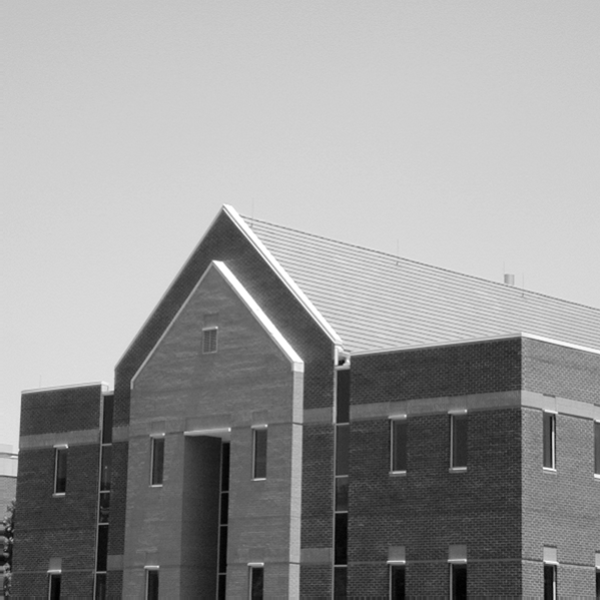
#> input picture Data/Maison.tif, 600 x 600 px, found by its file name
$ jupyter execute 'Leçon_4_Demo_conv.ipynb'   (shell and % lines are left out)
#> lines starting #> are read from the running program, lines starting #| are printed output that depends on the picture; after the words box and inside, x2 and y2 are one past the last pixel; in counts of white or black regions, pixels touching at a corner belong together
<a target="_blank" href="https://colab.research.google.com/github/evaalonsoortiz/ELE8812-demos/blob/main/Demos/Lesson%204/Le%C3%A7on_4_Demo_conv.ipynb">

</a>

# ELE8812 - Traitement fréquentiel

## Démo :  Mise en oeuvre de la convolution dans le domaine frequentiel

### Référence : DIP 4e édition, Chapitre 4, « FREQUENCY DOMAIN FILTERING FUNDAMENTALS » p.261

Dans ce démo, une image sera filtrée avec un filtre Sobel (voir le démo Leçon_7_sobel.ipynb) appliqué dans le domaine spatial et spectral. Un bourrage de zéros sera effectué pour éviter l’effet de *wrapping* aux bords de l’image. Deux façons de recaler le résultat de la convolution dans le domaine spatial (attribut `mode` de la fonction `scipy.signal.convolve2d`)  seront présentées avec leur équivalent lorsque le filtre est appliqué dans le domaine spectral. Le 2e exemple permettra d’illustrer l’effet du bourrage de zéros lors du filtrage dans le domaine fréquentiel.

[cell 1]
import numpy as np
import matplotlib.pyplot as plt
import scipy.io
from scipy import signal

from ipywidgets import interact, interactive, fixed, interact_manual
import ipywidgets as widgets

# Option d'affichage
plt.rcParams['figure.figsize'] = (25,6)
plt.rcParams['axes.linewidth'] = 3
plt.rcParams['axes.titlesize'] = 15
plt.rcParams['axes.titlepad'] = 15
plt.rcParams['xtick.labelsize'] = 12
plt.rcParams['ytick.labelsize'] = 12

## Convolution dans le domaine spatial et son équivalent dans le domaine spectral

[cell 2]
# Charger image
A = plt.imread('Repo/Data/Maison.tif');
#> A is the input picture: shape (600, 600); min 0, max 255, mean 152.8
plt.imshow(A, cmap='gray'); plt.title('Image Originale'); plt.axis('off'); plt.show();

### Convolution dans le domaine spatial avec `mode = 'same'`

La fonction `scipy.signal.convolve2d` utilisée avec les paramètres `boundary= ‘fill’, fillvalue=0` ajoute des zéros en bordure de l’image pour passer d’une taille de (M, N) à une taille de (M+2, N+2) avant d’effectuer la convolution. Le paramètre `mode` contrôle la taille de l’image de sortie. Avec `mode = ‘same’`, l’image de sortie est centrée pour obtenir la même taille que l’image d’entrée (M, N). Ainsi pour obtenir l’équivalent de ce traitement dans le domaine fréquentiel il faut :  effectuer une transformée de Fourier (TF) avec (M+2, N+2) échantillons pour obtenir la représentation spectrale de l’image et du filtre, les multiplier, effectuer la TF inverse du résultat, et conserver une région de taille (M,N) **centrée** du résultat (`Bf = Bf[1:M+1, 1:N+1]`). Ceci entraîne un résultat équivalent au filtrage dans le domaine spatial avec les paramètres choisis comme le montre la différence très faible obtenue à l’exemple 1. Si une région de taille (M, N) **non-centrée** est retenue (`Bf = Bf[:M,:N]`), on observe un décalage par rapport au résultat du filtrage dans le domaine spatial comme montré à l’exemple 2.

#### Exemple 1

[cell 3]
# Matrice de convolution
h = np.array([[-1,0,1],[-2,0,2],[-1,0,1]])

# Convolution domaine spatial
Br = signal.convolve2d(A, h, mode='same', boundary='fill', fillvalue=0)
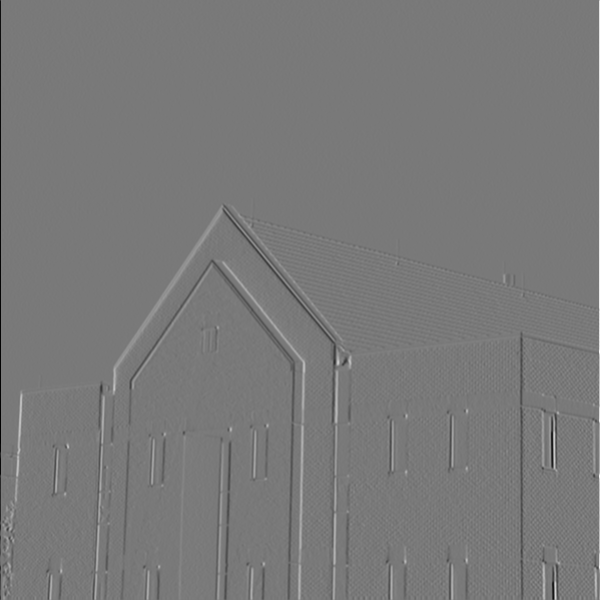
#> Br: shape (600, 600) int64; min -897, max 987, mean 0.1; drawn with min black and max white

# Convolution domaine fréquentiel
M,N = A.shape
#> M = 600; N = 600
AA = np.fft.fft2(A, (M+2, N+2))
H = np.fft.fft2(h, (M+2, N+2))

Bf = np.real(np.fft.ifft2(AA*H))
Bf = Bf[1:M+1, 1:N+1]
#> Bf: shape (600, 600) float64

plt.subplot(131);
plt.imshow(Br,cmap='gray'); plt.title('Convolution dans le domaine spatial'); plt.colorbar(); plt.axis('off');
plt.subplot(132);
plt.imshow(Bf,cmap='gray'); plt.title('Convolution dans le domaine spectral (1)'); plt.colorbar(); plt.axis('off');
plt.subplot(133);
plt.imshow(Bf-Br,cmap='gray'); plt.title('Différence entre les deux traitements (1)'); plt.colorbar(); plt.axis('off'); plt.show()
#> after `plt.imshow(Bf - Br, cmap='gray')`:
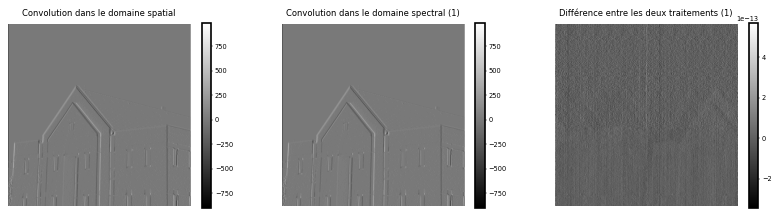
#> figure drawn by matplotlib, 6 panels
print('Dimensions de l\'image de sortie:', Br.shape)
#| Dimensions de l'image de sortie: (600, 600)

#### Exemple 2

[cell 4]
# Convolution domaine spatial
Br = signal.convolve2d(A, h, mode='same', boundary='fill', fillvalue=0)

# Convolution domaine fréquentiel
Bf = np.real(np.fft.ifft2(AA*H))
Bf = Bf[:M,:N]
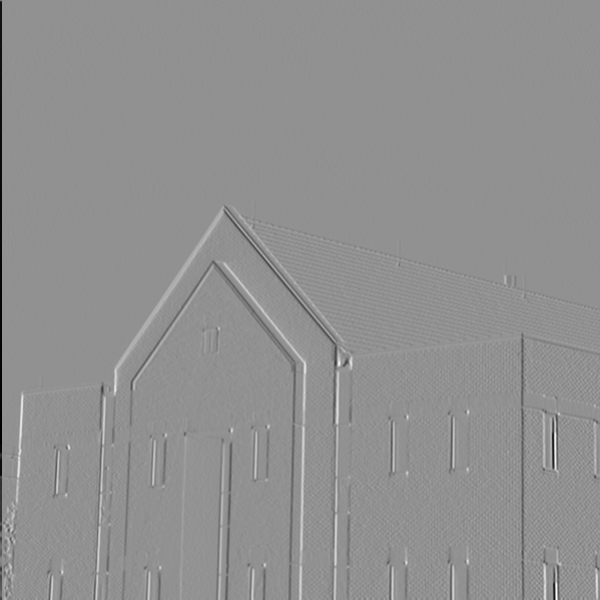
#> Bf: shape (600, 600) float64; min -897, max 677, mean -2.3; drawn with min black and max white

plt.subplot(131);
plt.imshow(Br,cmap='gray'); plt.title('Convolution dans le domaine spatial'); plt.colorbar(); plt.axis('off');
plt.subplot(132);
plt.imshow(Bf,cmap='gray'); plt.title('Convolution dans le domaine spectral (2)'); plt.colorbar(); plt.axis('off');
# Différence
plt.subplot(133);
plt.imshow(Bf-Br,cmap='gray'); plt.title('Différence entre les deux traitements (2)'); plt.colorbar(); plt.axis('off'); plt.show()
#> after `plt.imshow(Bf - Br, cmap='gray')`:
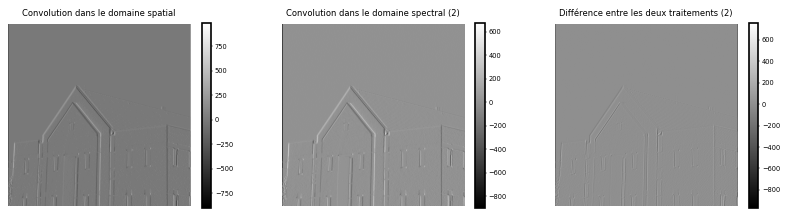
#> figure drawn by matplotlib, 6 panels

print('Dimensions de l\'image de sortie:', Br.shape)
#| Dimensions de l'image de sortie: (600, 600)

## Convolution et prolongement

Dans cet exemple, un filtre de *smoothing* est appliqué dans le domaine spectral sur une image. Sans prolongement par des 0, on peut voir l’effet de *wrapping* aux bords supérieur et gauche de l’image filtrée (l’équivalent de la multiplication dans le domaine fréquentiel et une convolution circulaire dans le domaine spatial). En prolongeant l’image par des 0 et en centrant le résultat du filtrage on obtient une image de même taille que l’image originale sans effet de *wrapping*. Une bordure noire est introduite en périphérie de l’image mais cette bordure est moins importante sur l’image centrée que celle non centrée.

[cell 5]
# Charger image
A = plt.imread('Repo/Data/Carre.tif');
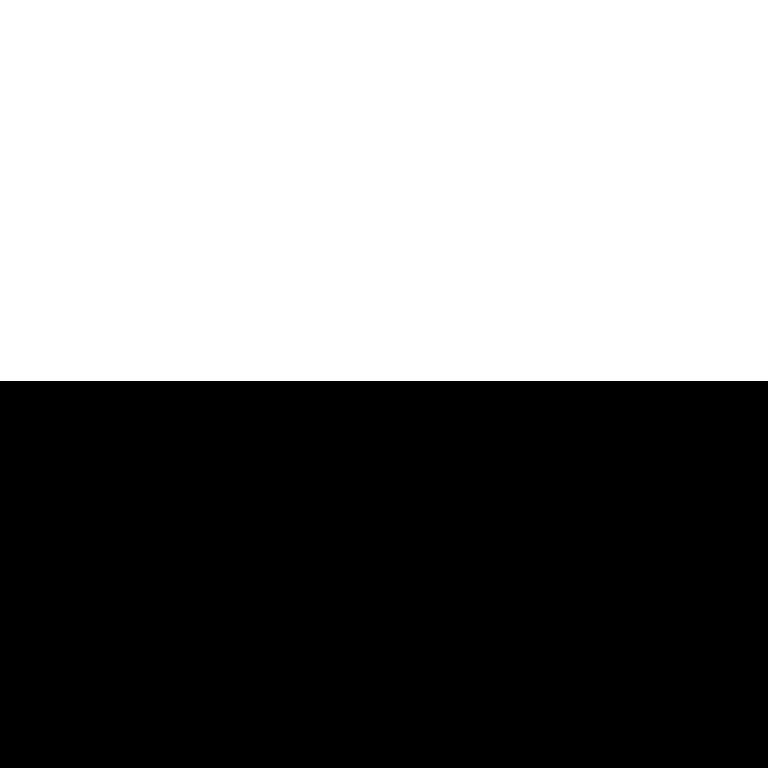
#> input picture Data/Carre.tif, 768 x 768 px, found by its file name
#> A: shape (768, 768); values 0 (black) and 230 (white), 49.6% white; 1 white region, box (x1, y1, x2, y2) and area: (0, 0, 768, 381) 292608
M, N = A.shape
#> M = 768; N = 768

AA = A.copy()
AA[int(np.floor(M/2)):, :int(np.floor(M/2))] =  A[:int(np.floor(M/2)), int(np.floor(M/2)):]
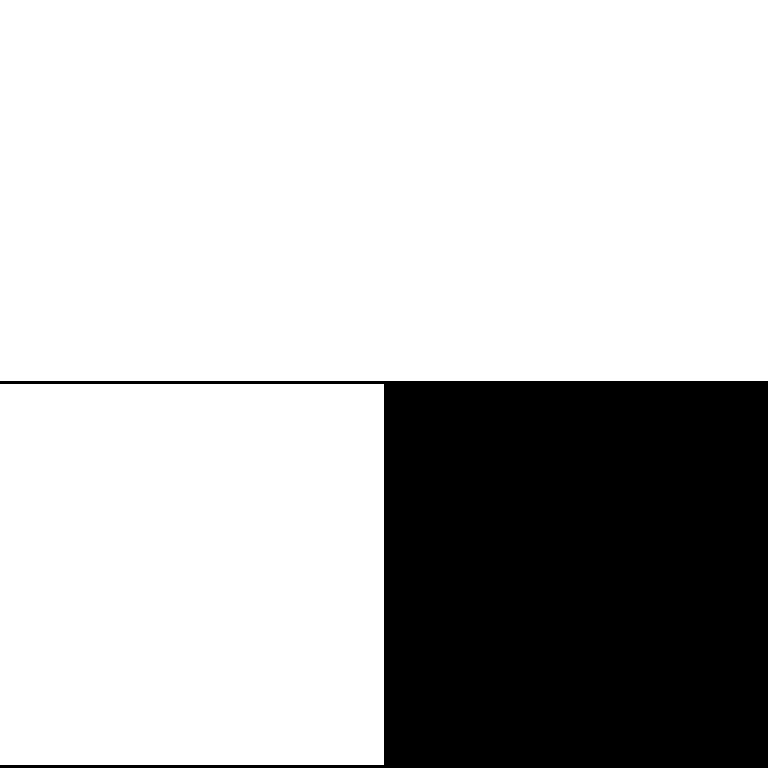
#> AA: shape (768, 768); values 0 (black) and 230 (white), 74.4% white; 1 black region, box (x1, y1, x2, y2) and area: (0, 381, 768, 768) 150912
AA[:int(np.floor(M/2)), :int(np.floor(M/2))] =  A[int(np.floor(M/2)):, int(np.floor(M/2)):]
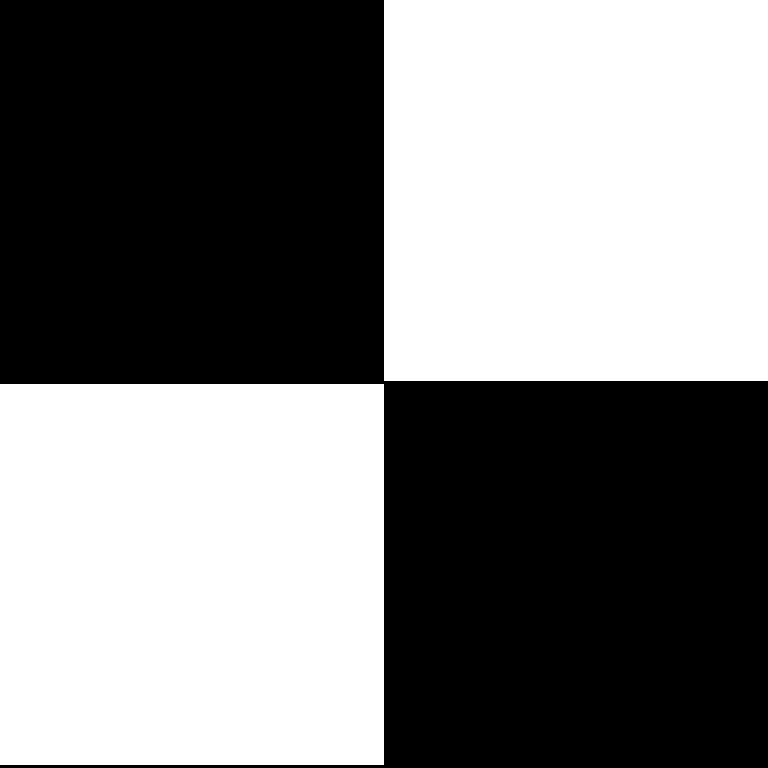
#> AA: shape (768, 768); values 0 (black) and 230 (white), 49.6% white; 2 white regions, box (x1, y1, x2, y2) and area: (384, 0, 768, 381) 146304, (0, 384, 384, 765) 146304

plt.imshow(AA, cmap='gray'); plt.title('Image Originale'); plt.show();

[cell 6]
# Matrice de convolution
h = np.ones((21, 21)) / (21*21)

# Prolongement par 0
AAa = np.fft.fft2(AA, (M+20, N+20));
Ha = np.fft.fft2(h, (M+20, N+20));
#> h: shape (21, 21) float64; every value is 0.00227
Ba = np.fft.ifft2(AAa*Ha);

# Pas de prolongement
AAs = np.fft.fft2(AA);
Hs = np.fft.fft2(h, (M, N));
Bs = np.fft.ifft2(AAs*Hs);

plt.rcParams['figure.figsize'] = (25,8)
plt.subplot(131);
plt.imshow(np.real(Ba),cmap='gray'); plt.title('Image convoluée, prolongement par 0');
plt.subplot(132);
plt.imshow(np.real(Ba[10:M+10, 10:N+10]),cmap='gray'); plt.title('Image convoluée, prolongement par 0, centrée');
plt.subplot(133);
plt.imshow(np.real(Bs),cmap='gray'); plt.title('Image convoluée, pas de prolongement');
plt.show();
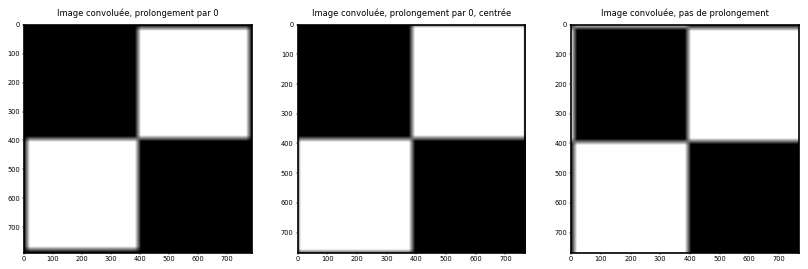
#> figure drawn by matplotlib, 3 panels

print('Dimensions de l\'image originale:', AA.shape)
#| Dimensions de l'image originale: (768, 768)
print('Dimensions de l\'image convoluée et prolongée par des 0:', Ba.shape)
#| Dimensions de l'image convoluée et prolongée par des 0: (788, 788)
print('Dimensions de l\'image convoluée, prolongée et centrée:', Ba[10:M+10, 10:N+10].shape)
#| Dimensions de l'image convoluée, prolongée et centrée: (768, 768)
print('Dimensions de l\'image convoluée non prolongée:', Bs.shape)
#| Dimensions de l'image convoluée non prolongée: (768, 768)
